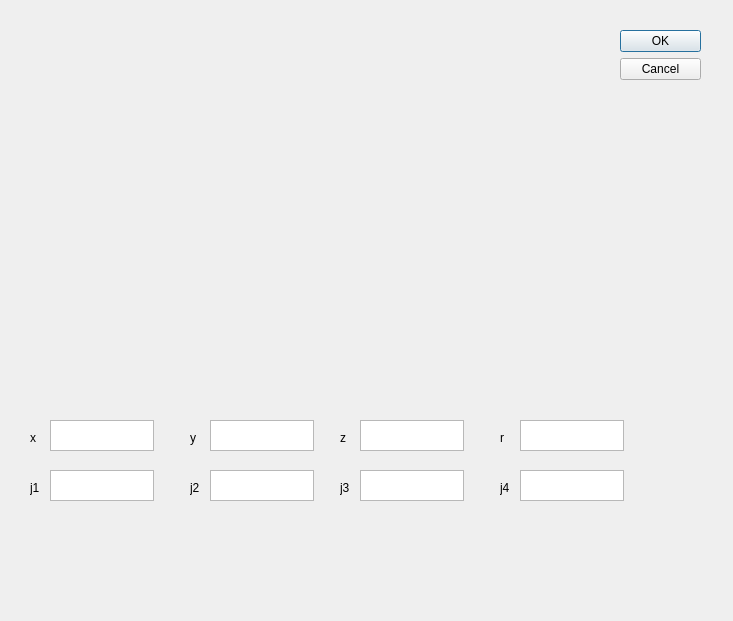
<?xml version="1.0" encoding="UTF-8"?>
<ui version="4.0">
 <class>Dialog</class>
 <widget class="QDialog" name="Dialog">
  <property name="geometry">
   <rect>
    <x>0</x>
    <y>0</y>
    <width>733</width>
    <height>621</height>
   </rect>
  </property>
  <property name="windowTitle">
   <string>Dialog</string>
  </property>
  <widget class="QDialogButtonBox" name="buttonBox">
   <property name="geometry">
    <rect>
     <x>620</x>
     <y>30</y>
     <width>81</width>
     <height>241</height>
    </rect>
   </property>
   <property name="orientation">
    <enum>Qt::Vertical</enum>
   </property>
   <property name="standardButtons">
    <set>QDialogButtonBox::Cancel|QDialogButtonBox::Ok</set>
   </property>
  </widget>
  <widget class="QTextEdit" name="textEdit">
   <property name="geometry">
    <rect>
     <x>50</x>
     <y>420</y>
     <width>104</width>
     <height>31</height>
    </rect>
   </property>
  </widget>
  <widget class="QTextEdit" name="textEdit_2">
   <property name="geometry">
    <rect>
     <x>210</x>
     <y>420</y>
     <width>104</width>
     <height>31</height>
    </rect>
   </property>
  </widget>
  <widget class="QTextEdit" name="textEdit_3">
   <property name="geometry">
    <rect>
     <x>360</x>
     <y>420</y>
     <width>104</width>
     <height>31</height>
    </rect>
   </property>
  </widget>
  <widget class="QTextEdit" name="textEdit_4">
   <property name="geometry">
    <rect>
     <x>520</x>
     <y>420</y>
     <width>104</width>
     <height>31</height>
    </rect>
   </property>
  </widget>
  <widget class="QTextEdit" name="textEdit_5">
   <property name="geometry">
    <rect>
     <x>520</x>
     <y>470</y>
     <width>104</width>
     <height>31</height>
    </rect>
   </property>
  </widget>
  <widget class="QTextEdit" name="textEdit_6">
   <property name="geometry">
    <rect>
     <x>360</x>
     <y>470</y>
     <width>104</width>
     <height>31</height>
    </rect>
   </property>
  </widget>
  <widget class="QTextEdit" name="textEdit_7">
   <property name="geometry">
    <rect>
     <x>210</x>
     <y>470</y>
     <width>104</width>
     <height>31</height>
    </rect>
   </property>
  </widget>
  <widget class="QTextEdit" name="textEdit_8">
   <property name="geometry">
    <rect>
     <x>50</x>
     <y>470</y>
     <width>104</width>
     <height>31</height>
    </rect>
   </property>
  </widget>
  <widget class="QLabel" name="label">
   <property name="geometry">
    <rect>
     <x>30</x>
     <y>430</y>
     <width>21</width>
     <height>16</height>
    </rect>
   </property>
   <property name="text">
    <string>x</string>
   </property>
  </widget>
  <widget class="QLabel" name="label_2">
   <property name="geometry">
    <rect>
     <x>190</x>
     <y>430</y>
     <width>21</width>
     <height>16</height>
    </rect>
   </property>
   <property name="text">
    <string>y</string>
   </property>
  </widget>
  <widget class="QLabel" name="label_3">
   <property name="geometry">
    <rect>
     <x>340</x>
     <y>430</y>
     <width>21</width>
     <height>16</height>
    </rect>
   </property>
   <property name="text">
    <string>z</string>
   </property>
  </widget>
  <widget class="QLabel" name="label_4">
   <property name="geometry">
    <rect>
     <x>500</x>
     <y>430</y>
     <width>21</width>
     <height>16</height>
    </rect>
   </property>
   <property name="text">
    <string>r</string>
   </property>
  </widget>
  <widget class="QLabel" name="label_5">
   <property name="geometry">
    <rect>
     <x>30</x>
     <y>480</y>
     <width>21</width>
     <height>16</height>
    </rect>
   </property>
   <property name="text">
    <string>j1</string>
   </property>
  </widget>
  <widget class="QLabel" name="label_6">
   <property name="geometry">
    <rect>
     <x>190</x>
     <y>480</y>
     <width>21</width>
     <height>16</height>
    </rect>
   </property>
   <property name="text">
    <string>j2</string>
   </property>
  </widget>
  <widget class="QLabel" name="label_7">
   <property name="geometry">
    <rect>
     <x>340</x>
     <y>480</y>
     <width>21</width>
     <height>16</height>
    </rect>
   </property>
   <property name="text">
    <string>j3</string>
   </property>
  </widget>
  <widget class="QLabel" name="label_8">
   <property name="geometry">
    <rect>
     <x>500</x>
     <y>480</y>
     <width>21</width>
     <height>16</height>
    </rect>
   </property>
   <property name="text">
    <string>j4</string>
   </property>
  </widget>
 </widget>
 <resources/>
 <connections>
  <connection>
   <sender>buttonBox</sender>
   <signal>accepted()</signal>
   <receiver>Dialog</receiver>
   <slot>accept()</slot>
   <hints>
    <hint type="sourcelabel">
     <x>248</x>
     <y>254</y>
    </hint>
    <hint type="destinationlabel">
     <x>157</x>
     <y>274</y>
    </hint>
   </hints>
  </connection>
  <connection>
   <sender>buttonBox</sender>
   <signal>rejected()</signal>
   <receiver>Dialog</receiver>
   <slot>reject()</slot>
   <hints>
    <hint type="sourcelabel">
     <x>316</x>
     <y>260</y>
    </hint>
    <hint type="destinationlabel">
     <x>286</x>
     <y>274</y>
    </hint>
   </hints>
  </connection>
 </connections>
</ui>
